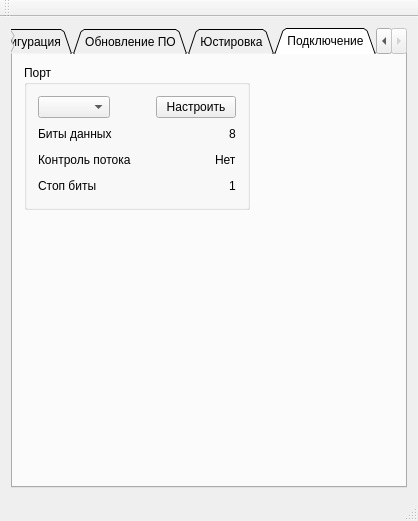
<?xml version="1.0" encoding="UTF-8"?>
<ui version="4.0">
 <class>MainWindow</class>
 <widget class="QMainWindow" name="MainWindow">
  <property name="geometry">
   <rect>
    <x>0</x>
    <y>0</y>
    <width>418</width>
    <height>490</height>
   </rect>
  </property>
  <property name="windowTitle">
   <string>MainWindow</string>
  </property>
  <widget class="QWidget" name="centralWidget">
   <layout class="QVBoxLayout" name="verticalLayout_5">
    <item>
     <widget class="QTabWidget" name="mainTabWidget">
      <property name="tabPosition">
       <enum>QTabWidget::North</enum>
      </property>
      <property name="tabShape">
       <enum>QTabWidget::Triangular</enum>
      </property>
      <property name="currentIndex">
       <number>3</number>
      </property>
      <widget class="QWidget" name="tab">
       <attribute name="title">
        <string>Конфигурация</string>
       </attribute>
       <layout class="QVBoxLayout" name="verticalLayout_2">
        <item>
         <layout class="QHBoxLayout" name="horizontalLayout_14">
          <item>
           <layout class="QHBoxLayout" name="horizontalLayout_4">
            <item>
             <widget class="QGroupBox" name="groupBox">
              <property name="minimumSize">
               <size>
                <width>200</width>
                <height>0</height>
               </size>
              </property>
              <property name="title">
               <string>Прибор</string>
              </property>
              <layout class="QVBoxLayout" name="verticalLayout_3">
               <item>
                <layout class="QHBoxLayout" name="horizontalLayout">
                 <item>
                  <widget class="QLabel" name="targetLabel">
                   <property name="text">
                    <string>Название</string>
                   </property>
                  </widget>
                 </item>
                 <item>
                  <widget class="QLabel" name="targetNameLabel">
                   <property name="font">
                    <font>
                     <weight>75</weight>
                     <bold>true</bold>
                    </font>
                   </property>
                   <property name="text">
                    <string>Отсутствует</string>
                   </property>
                   <property name="alignment">
                    <set>Qt::AlignRight|Qt::AlignTrailing|Qt::AlignVCenter</set>
                   </property>
                  </widget>
                 </item>
                </layout>
               </item>
               <item>
                <layout class="QHBoxLayout" name="horizontalLayout_2">
                 <item>
                  <widget class="QLabel" name="targetLabel_2">
                   <property name="text">
                    <string>Зав. номер</string>
                   </property>
                  </widget>
                 </item>
                 <item>
                  <widget class="QLabel" name="targetNameLabel_2">
                   <property name="font">
                    <font>
                     <weight>75</weight>
                     <bold>true</bold>
                    </font>
                   </property>
                   <property name="text">
                    <string>--------</string>
                   </property>
                   <property name="alignment">
                    <set>Qt::AlignRight|Qt::AlignTrailing|Qt::AlignVCenter</set>
                   </property>
                  </widget>
                 </item>
                </layout>
               </item>
               <item>
                <layout class="QHBoxLayout" name="horizontalLayout_6">
                 <item>
                  <widget class="QLabel" name="targetLabel_3">
                   <property name="text">
                    <string>Версия ПО</string>
                   </property>
                  </widget>
                 </item>
                 <item>
                  <widget class="QLabel" name="targetNameLabel_3">
                   <property name="font">
                    <font>
                     <weight>75</weight>
                     <bold>true</bold>
                    </font>
                   </property>
                   <property name="text">
                    <string>--------</string>
                   </property>
                   <property name="alignment">
                    <set>Qt::AlignRight|Qt::AlignTrailing|Qt::AlignVCenter</set>
                   </property>
                  </widget>
                 </item>
                </layout>
               </item>
               <item>
                <layout class="QHBoxLayout" name="horizontalLayout_3">
                 <item>
                  <widget class="QLabel" name="targetLabel_6">
                   <property name="text">
                    <string>Дата производства</string>
                   </property>
                  </widget>
                 </item>
                 <item>
                  <widget class="QLabel" name="dateLabel">
                   <property name="font">
                    <font>
                     <weight>75</weight>
                     <bold>true</bold>
                    </font>
                   </property>
                   <property name="text">
                    <string>13.10.2017</string>
                   </property>
                   <property name="alignment">
                    <set>Qt::AlignRight|Qt::AlignTrailing|Qt::AlignVCenter</set>
                   </property>
                  </widget>
                 </item>
                </layout>
               </item>
              </layout>
             </widget>
            </item>
            <item>
             <widget class="QGroupBox" name="groupBox_2">
              <property name="title">
               <string>Режим</string>
              </property>
              <layout class="QVBoxLayout" name="verticalLayout_6">
               <item>
                <widget class="QRadioButton" name="radioButton_2">
                 <property name="text">
                  <string>Дежурный</string>
                 </property>
                </widget>
               </item>
               <item>
                <widget class="QRadioButton" name="radioButton_3">
                 <property name="text">
                  <string>ПОЖАР</string>
                 </property>
                </widget>
               </item>
               <item>
                <widget class="QRadioButton" name="radioButton_6">
                 <property name="text">
                  <string>Неисправность</string>
                 </property>
                </widget>
               </item>
               <item>
                <widget class="QRadioButton" name="radioButton_4">
                 <property name="text">
                  <string>Калибровка</string>
                 </property>
                </widget>
               </item>
               <item>
                <widget class="QRadioButton" name="radioButton_5">
                 <property name="text">
                  <string>Тест</string>
                 </property>
                </widget>
               </item>
              </layout>
             </widget>
            </item>
           </layout>
          </item>
          <item>
           <spacer name="horizontalSpacer_7">
            <property name="orientation">
             <enum>Qt::Horizontal</enum>
            </property>
            <property name="sizeHint" stdset="0">
             <size>
              <width>40</width>
              <height>20</height>
             </size>
            </property>
           </spacer>
          </item>
         </layout>
        </item>
        <item>
         <layout class="QHBoxLayout" name="horizontalLayout_13">
          <item>
           <widget class="QGroupBox" name="groupBox_3">
            <property name="minimumSize">
             <size>
              <width>200</width>
              <height>0</height>
             </size>
            </property>
            <property name="maximumSize">
             <size>
              <width>200</width>
              <height>16777215</height>
             </size>
            </property>
            <property name="title">
             <string>Параметры</string>
            </property>
            <layout class="QVBoxLayout" name="verticalLayout">
             <item>
              <layout class="QHBoxLayout" name="horizontalLayout_8">
               <item>
                <widget class="QLabel" name="targetLabel_4">
                 <property name="text">
                  <string>Компенсация дрейфа</string>
                 </property>
                </widget>
               </item>
               <item>
                <spacer name="horizontalSpacer_3">
                 <property name="orientation">
                  <enum>Qt::Horizontal</enum>
                 </property>
                 <property name="sizeHint" stdset="0">
                  <size>
                   <width>40</width>
                   <height>20</height>
                  </size>
                 </property>
                </spacer>
               </item>
               <item>
                <widget class="QCheckBox" name="checkBox">
                 <property name="text">
                  <string/>
                 </property>
                </widget>
               </item>
              </layout>
             </item>
             <item>
              <layout class="QHBoxLayout" name="horizontalLayout_7">
               <item>
                <widget class="QLabel" name="targetLabel_5">
                 <property name="text">
                  <string>Уровень сигнала в ДР</string>
                 </property>
                </widget>
               </item>
               <item>
                <widget class="QLineEdit" name="lineEdit">
                 <property name="minimumSize">
                  <size>
                   <width>30</width>
                   <height>0</height>
                  </size>
                 </property>
                 <property name="maximumSize">
                  <size>
                   <width>30</width>
                   <height>16777215</height>
                  </size>
                 </property>
                </widget>
               </item>
              </layout>
             </item>
             <item>
              <layout class="QHBoxLayout" name="horizontalLayout_9">
               <item>
                <widget class="QLabel" name="targetLabel_8">
                 <property name="text">
                  <string>Уровень предпожара</string>
                 </property>
                </widget>
               </item>
               <item>
                <widget class="QLineEdit" name="lineEdit_6">
                 <property name="minimumSize">
                  <size>
                   <width>30</width>
                   <height>0</height>
                  </size>
                 </property>
                 <property name="maximumSize">
                  <size>
                   <width>30</width>
                   <height>16777215</height>
                  </size>
                 </property>
                </widget>
               </item>
              </layout>
             </item>
             <item>
              <layout class="QHBoxLayout" name="horizontalLayout_10">
               <item>
                <widget class="QLabel" name="targetLabel_9">
                 <property name="text">
                  <string>Гистерезис</string>
                 </property>
                </widget>
               </item>
               <item>
                <widget class="QLineEdit" name="lineEdit_7">
                 <property name="minimumSize">
                  <size>
                   <width>30</width>
                   <height>0</height>
                  </size>
                 </property>
                 <property name="maximumSize">
                  <size>
                   <width>30</width>
                   <height>16777215</height>
                  </size>
                 </property>
                </widget>
               </item>
              </layout>
             </item>
             <item>
              <layout class="QHBoxLayout" name="horizontalLayout_12">
               <item>
                <widget class="QLabel" name="targetLabel_11">
                 <property name="text">
                  <string>Порог ПОЖАРА (1,5 дБ)</string>
                 </property>
                </widget>
               </item>
               <item>
                <widget class="QLineEdit" name="lineEdit_9">
                 <property name="minimumSize">
                  <size>
                   <width>30</width>
                   <height>0</height>
                  </size>
                 </property>
                 <property name="maximumSize">
                  <size>
                   <width>30</width>
                   <height>16777215</height>
                  </size>
                 </property>
                </widget>
               </item>
              </layout>
             </item>
             <item>
              <layout class="QHBoxLayout" name="horizontalLayout_11">
               <item>
                <widget class="QLabel" name="targetLabel_10">
                 <property name="text">
                  <string>Предел компенсации</string>
                 </property>
                </widget>
               </item>
               <item>
                <widget class="QLineEdit" name="lineEdit_8">
                 <property name="minimumSize">
                  <size>
                   <width>30</width>
                   <height>0</height>
                  </size>
                 </property>
                 <property name="maximumSize">
                  <size>
                   <width>30</width>
                   <height>16777215</height>
                  </size>
                 </property>
                </widget>
               </item>
              </layout>
             </item>
             <item>
              <layout class="QHBoxLayout" name="horizontalLayout_5">
               <item>
                <spacer name="horizontalSpacer_5">
                 <property name="orientation">
                  <enum>Qt::Horizontal</enum>
                 </property>
                 <property name="sizeHint" stdset="0">
                  <size>
                   <width>40</width>
                   <height>20</height>
                  </size>
                 </property>
                </spacer>
               </item>
               <item>
                <widget class="QPushButton" name="pushButton">
                 <property name="text">
                  <string>Прочитать</string>
                 </property>
                </widget>
               </item>
               <item>
                <widget class="QPushButton" name="pushButton_2">
                 <property name="text">
                  <string>Записать</string>
                 </property>
                </widget>
               </item>
              </layout>
             </item>
            </layout>
           </widget>
          </item>
          <item>
           <spacer name="horizontalSpacer_14">
            <property name="orientation">
             <enum>Qt::Horizontal</enum>
            </property>
            <property name="sizeHint" stdset="0">
             <size>
              <width>40</width>
              <height>20</height>
             </size>
            </property>
           </spacer>
          </item>
         </layout>
        </item>
       </layout>
      </widget>
      <widget class="QWidget" name="tab_3">
       <attribute name="title">
        <string>Обновление ПО</string>
       </attribute>
       <layout class="QVBoxLayout" name="verticalLayout_8">
        <item>
         <layout class="QHBoxLayout" name="horizontalLayout_17">
          <item>
           <layout class="QVBoxLayout" name="verticalLayout_7">
            <item>
             <layout class="QVBoxLayout" name="verticalLayout_4">
              <item>
               <layout class="QHBoxLayout" name="horizontalLayout_15">
                <item>
                 <widget class="QLabel" name="targetNameLabel_4">
                  <property name="font">
                   <font>
                    <weight>75</weight>
                    <bold>true</bold>
                   </font>
                  </property>
                  <property name="text">
                   <string>Файл прошивки</string>
                  </property>
                  <property name="alignment">
                   <set>Qt::AlignRight|Qt::AlignTrailing|Qt::AlignVCenter</set>
                  </property>
                 </widget>
                </item>
                <item>
                 <spacer name="horizontalSpacer">
                  <property name="orientation">
                   <enum>Qt::Horizontal</enum>
                  </property>
                  <property name="sizeHint" stdset="0">
                   <size>
                    <width>40</width>
                    <height>20</height>
                   </size>
                  </property>
                 </spacer>
                </item>
                <item>
                 <widget class="QPushButton" name="pushButton_3">
                  <property name="maximumSize">
                   <size>
                    <width>20</width>
                    <height>16777215</height>
                   </size>
                  </property>
                  <property name="text">
                   <string>...</string>
                  </property>
                 </widget>
                </item>
               </layout>
              </item>
              <item>
               <layout class="QHBoxLayout" name="horizontalLayout_16">
                <item>
                 <widget class="QLabel" name="targetLabel_13">
                  <property name="text">
                   <string>Версия ПО</string>
                  </property>
                 </widget>
                </item>
                <item>
                 <spacer name="horizontalSpacer_2">
                  <property name="orientation">
                   <enum>Qt::Horizontal</enum>
                  </property>
                  <property name="sizeHint" stdset="0">
                   <size>
                    <width>40</width>
                    <height>20</height>
                   </size>
                  </property>
                 </spacer>
                </item>
                <item>
                 <widget class="QLabel" name="targetNameLabel_6">
                  <property name="font">
                   <font>
                    <weight>75</weight>
                    <bold>true</bold>
                   </font>
                  </property>
                  <property name="text">
                   <string>--------</string>
                  </property>
                  <property name="alignment">
                   <set>Qt::AlignRight|Qt::AlignTrailing|Qt::AlignVCenter</set>
                  </property>
                 </widget>
                </item>
               </layout>
              </item>
             </layout>
            </item>
            <item>
             <layout class="QHBoxLayout" name="horizontalLayout_18">
              <item>
               <spacer name="horizontalSpacer_6">
                <property name="orientation">
                 <enum>Qt::Horizontal</enum>
                </property>
                <property name="sizeHint" stdset="0">
                 <size>
                  <width>40</width>
                  <height>20</height>
                 </size>
                </property>
               </spacer>
              </item>
              <item>
               <widget class="QPushButton" name="pushButton_4">
                <property name="text">
                 <string>Обновить</string>
                </property>
               </widget>
              </item>
             </layout>
            </item>
           </layout>
          </item>
          <item>
           <spacer name="horizontalSpacer_4">
            <property name="orientation">
             <enum>Qt::Horizontal</enum>
            </property>
            <property name="sizeHint" stdset="0">
             <size>
              <width>40</width>
              <height>20</height>
             </size>
            </property>
           </spacer>
          </item>
         </layout>
        </item>
        <item>
         <spacer name="verticalSpacer">
          <property name="orientation">
           <enum>Qt::Vertical</enum>
          </property>
          <property name="sizeHint" stdset="0">
           <size>
            <width>20</width>
            <height>282</height>
           </size>
          </property>
         </spacer>
        </item>
       </layout>
      </widget>
      <widget class="QWidget" name="tab_2">
       <attribute name="title">
        <string>Юстировка</string>
       </attribute>
      </widget>
      <widget class="QWidget" name="tab_4">
       <attribute name="title">
        <string>Подключение</string>
       </attribute>
       <layout class="QVBoxLayout" name="verticalLayout_10">
        <item>
         <layout class="QHBoxLayout" name="horizontalLayout_23">
          <item>
           <widget class="QGroupBox" name="groupBox_4">
            <property name="title">
             <string>Порт</string>
            </property>
            <layout class="QVBoxLayout" name="verticalLayout_9">
             <item>
              <layout class="QHBoxLayout" name="horizontalLayout_19">
               <item>
                <widget class="QComboBox" name="portsComboBox"/>
               </item>
               <item>
                <spacer name="horizontalSpacer_8">
                 <property name="orientation">
                  <enum>Qt::Horizontal</enum>
                 </property>
                 <property name="sizeHint" stdset="0">
                  <size>
                   <width>40</width>
                   <height>20</height>
                  </size>
                 </property>
                </spacer>
               </item>
               <item>
                <widget class="QPushButton" name="pushButton_5">
                 <property name="text">
                  <string>Настроить</string>
                 </property>
                </widget>
               </item>
              </layout>
             </item>
             <item>
              <layout class="QHBoxLayout" name="horizontalLayout_20">
               <item>
                <widget class="QLabel" name="label">
                 <property name="text">
                  <string>Биты данных</string>
                 </property>
                </widget>
               </item>
               <item>
                <spacer name="horizontalSpacer_9">
                 <property name="orientation">
                  <enum>Qt::Horizontal</enum>
                 </property>
                 <property name="sizeHint" stdset="0">
                  <size>
                   <width>40</width>
                   <height>20</height>
                  </size>
                 </property>
                </spacer>
               </item>
               <item>
                <widget class="QLabel" name="label_3">
                 <property name="text">
                  <string>8</string>
                 </property>
                </widget>
               </item>
              </layout>
             </item>
             <item>
              <layout class="QHBoxLayout" name="horizontalLayout_21">
               <item>
                <widget class="QLabel" name="label_2">
                 <property name="text">
                  <string>Контроль потока</string>
                 </property>
                </widget>
               </item>
               <item>
                <spacer name="horizontalSpacer_10">
                 <property name="orientation">
                  <enum>Qt::Horizontal</enum>
                 </property>
                 <property name="sizeHint" stdset="0">
                  <size>
                   <width>40</width>
                   <height>20</height>
                  </size>
                 </property>
                </spacer>
               </item>
               <item>
                <widget class="QLabel" name="label_4">
                 <property name="text">
                  <string>Нет</string>
                 </property>
                </widget>
               </item>
              </layout>
             </item>
             <item>
              <layout class="QHBoxLayout" name="horizontalLayout_22">
               <item>
                <widget class="QLabel" name="label_5">
                 <property name="text">
                  <string>Стоп биты</string>
                 </property>
                </widget>
               </item>
               <item>
                <spacer name="horizontalSpacer_11">
                 <property name="orientation">
                  <enum>Qt::Horizontal</enum>
                 </property>
                 <property name="sizeHint" stdset="0">
                  <size>
                   <width>40</width>
                   <height>20</height>
                  </size>
                 </property>
                </spacer>
               </item>
               <item>
                <widget class="QLabel" name="label_6">
                 <property name="text">
                  <string>1</string>
                 </property>
                </widget>
               </item>
              </layout>
             </item>
            </layout>
           </widget>
          </item>
          <item>
           <spacer name="horizontalSpacer_12">
            <property name="orientation">
             <enum>Qt::Horizontal</enum>
            </property>
            <property name="sizeHint" stdset="0">
             <size>
              <width>40</width>
              <height>20</height>
             </size>
            </property>
           </spacer>
          </item>
         </layout>
        </item>
        <item>
         <spacer name="verticalSpacer_2">
          <property name="orientation">
           <enum>Qt::Vertical</enum>
          </property>
          <property name="sizeHint" stdset="0">
           <size>
            <width>20</width>
            <height>228</height>
           </size>
          </property>
         </spacer>
        </item>
       </layout>
      </widget>
     </widget>
    </item>
   </layout>
  </widget>
  <widget class="QMenuBar" name="menuBar">
   <property name="geometry">
    <rect>
     <x>0</x>
     <y>0</y>
     <width>418</width>
     <height>21</height>
    </rect>
   </property>
  </widget>
  <widget class="QToolBar" name="mainToolBar">
   <attribute name="toolBarArea">
    <enum>TopToolBarArea</enum>
   </attribute>
   <attribute name="toolBarBreak">
    <bool>false</bool>
   </attribute>
  </widget>
  <widget class="QStatusBar" name="statusBar">
   <property name="sizePolicy">
    <sizepolicy hsizetype="MinimumExpanding" vsizetype="Preferred">
     <horstretch>0</horstretch>
     <verstretch>0</verstretch>
    </sizepolicy>
   </property>
  </widget>
 </widget>
 <layoutdefault spacing="6" margin="11"/>
 <resources/>
 <connections/>
</ui>
